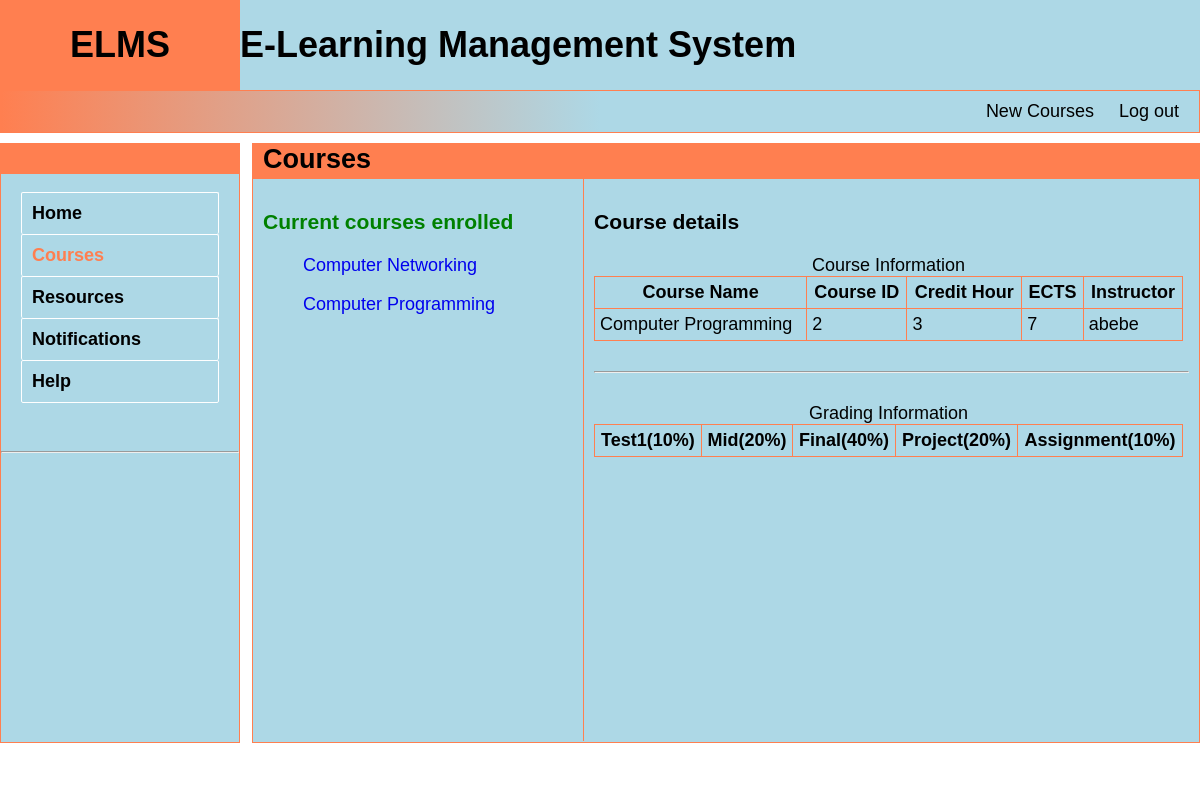
/student/index.php?curr_page=Courses&courseId=2 (signed in), run on the app's committed database.
### tables this page shows
CREATE TABLE IF NOT EXISTS `studentenroll` (
  `studId` int(11) NOT NULL,
  `courseId` int(11) NOT NULL,
  PRIMARY KEY (`studId`,`courseId`),
  KEY `courseId` (`courseId`)
);

CREATE TABLE IF NOT EXISTS `course` (
  `courseId` int(11) NOT NULL AUTO_INCREMENT,
  `courseName` varchar(50) NOT NULL,
  `offDept` int(11) NOT NULL,
  `offYear` int(11) NOT NULL,
  `semester` int(11) NOT NULL,
  `chour` int(11) NOT NULL,
  `ects` int(11) NOT NULL,
  PRIMARY KEY (`courseId`),
  UNIQUE KEY `course_courseId_uindex` (`courseId`),
  KEY `offDept` (`offDept`)
);

CREATE TABLE IF NOT EXISTS `instructor` (
  `insId` int(11) NOT NULL AUTO_INCREMENT,
  `fName` varchar(30) NOT NULL,
  `lName` varchar(30) NOT NULL,
  `username` varchar(20) NOT NULL,
  `deptId` int(11) DEFAULT NULL,
  `title` varchar(30) DEFAULT NULL,
  `password` varchar(30) NOT NULL,
  PRIMARY KEY (`insId`),
  KEY `deptId` (`deptId`)
);

### private/query_functions.php (called while the page is built, shortened)
<?php
    function query_enrolls($username){
	    global $conn;
	    $id = mysqli_fetch_assoc(query_student_id($username))['studId'];
	    $sql = "select * from studentenroll where studId = '$id'";
        $result = mysqli_query($conn, $sql);
        if(mysqli_num_rows($result) > 0){
            return $result;
        }
    }
    function query_student_id($username){
	    global $conn;
	    $sql = "select studId from student where username = '$username'";
	    $result = mysqli_query($conn ,$sql);
	    if(mysqli_num_rows($result)){
	        return $result;
        }
    }
    function query_course_name($courseId){
	    $sql = "select courseName from course where courseId='$courseId';";
	    return standard($sql);
    }
    function query_course_info($courseId){
	    $sql = "select * from course where courseId = '$courseId'";
        return standard($sql);
    }
    function query_instructor_name($insId){
	    $sql = "select fName, lName from instructor where insId = '$insId'";
	    return standard($sql);
    }
    function query_instructor_fullname ($courseId){
	    $insId = mysqli_fetch_assoc(query_instructor_course($courseId))['insId'];
	    $result = query_instructor_name($insId);
	    if($result!=null&& mysqli_num_rows($result)> 0){
	        $fName = mysqli_fetch_assoc($result)['fName'];
	        $lName = mysqli_fetch_assoc($result)['lName'];
	        return $fName.' '.$lName;
        }
    }
    function query_instructor_course($courseId){
	    $sql = "select * from instructorcourse where courseId = '$courseId'";
	    return standard($sql);
    }
    function standard($sql){
        global $conn;
        $result = mysqli_query($conn, $sql);
        if(mysqli_num_rows($result) > 0 ) {
            return $result;
        }
    }
 ?>

### public/student/index.php (the view, shortened to what this page needs)
<?php
include_once '../../private/initialize.php';
    $username = $_SESSION['username'];
?>
<!doctype html>
<html>
<head>
    <link rel="stylesheet" href="../../public/css/public%20index.css">
    <link rel="stylesheet" href="../../public/css/student%20index.css">
</head>
<body>
    <?php include_once '../../private/shared/page_header.php'; ?>
    <nav>
        <ul class="nav-list" type="none">
            <li><a href="">New Courses</a></li>
            <li><a href="../../private/logout.php">Log out</a></li>
        </ul>
    </nav>
    <section class="content-section">
        <div class="left-div">
            <?php
                $current_page = $_REQUEST['curr_page'] ?? "Home";
            $nav_lists = [['name'=>'Home'],['name'=>'Courses'],['name'=>'Resources'],['name'=>'Notifications'], ['name'=>'Help'],] ?>
            <div class="header-box"></div>
            <div class="content">
                <ul>
                    <?php foreach($nav_lists as $list){ ?>
                    <li class="<?php if($list['name']==$current_page){
                        echo "selected";
                    }
                    ?>"><a href="<?php echo 'index.php?curr_page='.$list['name']; ?>"><?php echo $list['name'] ?></a> </li>
                    <?php } ?>
                </ul>
            </div>
            <br>
            <hr>
            <br>
        </div>
        <div class="right-div">
            <div class="header-box">
                <h2><?php echo $current_page; ?></h2>
            </div>
            <div class="content">
                <?php
                    $current_page = $_REQUEST['curr_page'] ?? "home";
                    $current_page = strtolower($current_page);
                ?>
                <?php if ($current_page == "courses"){ ?>
                    <div class="course-left-div">
                        <div class="course-left-heading">
                            <h3 style="color: green;">Current courses enrolled</h3>
                        </div>
                        <div class="course-left-div-content">
                            <?php $courses = query_enrolls($username); ?>
                            <?php while($course = mysqli_fetch_assoc($courses)){?>
                                <ul> <li> <a href=<?php echo 'index.php?curr_page=Courses&courseId='.$course['courseId']; ?>> <?php echo mysqli_fetch_assoc(query_course_name($course['courseId']))['courseName']; ?> </a>  </li> </ul>
                            <?php } ?>
                        </div>
                    </div>
                    <div class="course-right-div">
                        <div class="course-right-heading">
                            <h3>Course details</h3>
                        </div>
                        <div class="course-right-div-content">
                            <table>
                                <caption>Course Information</caption>
                                <tr>
                                    <th>Course Name</th>
                                    <th>Course ID</th>
                                    <th>Credit Hour</th>
                                    <th>ECTS</th>
                                    <th>Instructor</th>
                                    <?php
                                        $courseId = $_REQUEST['courseId'] ?? $course['courseId'];
                                    ?>
                                    <?php
                                        $courseInfo = query_course_info($courseId);
                                        while($courseInfo != null && $row=mysqli_fetch_assoc($courseInfo)){?>
                                            <tr> <td> <?php echo $row['courseName']?> </td>
                                                <td> <?php echo $row['courseId']?> </td>
                                                <td> <?php echo $row['chour']?> </td>
                                                <td> <?php echo $row['ects']?> </td>
                                                <td> <?php echo query_instructor_fullname($courseId);  ?> </td>
                                            </tr>
                                        <?php  }?>
                                </tr>
                            </table>
                            <br>
                            <hr>
                            <br>
                            <table>
                                <caption>Grading Information</caption>
                                <tr>
                                    <th>Test1(10%)</th>
                                    <th>Mid(20%)</th>
                                    <th>Final(40%)</th>
                                    <th>Project(20%)</th>
                                    <th>Assignment(10%)</th>
                                </tr>
                            </table>
                        </div>
                    </div>
                <?php } ?>
            </div>
        </div>
    </section>
</body>
</html>

### public/css/public index.css (style rules this page uses)
html { width: 100%; height: 100%; }
body { width: 100%; height: 980px; padding: 0px; margin: 0px; font-size: 18px; font-family: Oxygen ,sans-serif; box-sizing: border-box; }

### public/css/student index.css (style rules this page uses)
* { box-sizing: border-box; text-decoration: none; }
.nav-list { display: inline-block; float: right; }
.nav-list li { padding: 10px; display: inline-block; }
ul.nav-list { margin: 0; padding: 0; }
.nav-list a { text-decoration: none; color: inherit; }
nav::after { content: ''; display: table; clear: both; }
nav { width: 100%; background: linear-gradient(to right , coral, lightblue, lightblue); border: 1px solid coral; padding-right: 10px; }
.content-section { width: 100%; height: 400px; }
.content-section::after { content: ''; display: table; clear: both; }
section .left-div { margin:10px 10px 10px 0; background-color: lightblue; width: 20%; float: left; height: 600px; border: 1px solid coral; display: inline-block; }
section .left-div ul { margin-right: 0px; padding: 0 20px; }
section .left-div ul a { font-weight: 600; width: 100%; display: block; }
section .left-div .header-box { width: 100%; background-color: coral; height: 30px; }
section .left-div ul, section .right-div ul { list-style-type: none; }
section .left-div ul li { width: 100%; display: block; border: 1px solid white; border-bottom: none; padding: 10px; border-radius: 2px; transition-property: background-color, color, border; transition-timing-function: ease; transition-duration: 0.5s; transform-origin: center; }
section .left-div ul li:nth-last-child(1) { border-bottom: 1px solid white; }
.selected { font-weight: 900; color: coral; }
section .left-div .content a { list-style-type: none; color: inherit; }
section .right-div { margin-top: 10px; background-color: lightblue; width: 79%; height: 600px; border: 1px solid coral; float: right; display: inline-block; }
section .right-div .header-box { width: 100%; background-color: coral; height: 35px; }
section .right-div .header-box h2 { margin: 0; padding: 0 0 0 10px; }
section .right-div .content { width: 100%; height: 100%; }
section .right-div .content::after { content: ''; display: table; clear: both; }
.right-div .content { width: 100%; height: 94%; }
.course-left-div { width: 35%; height: 94%; float: left; border-right: 1px solid coral; padding: 10px; display: inline-block; }
.course-right-div { width: 65%; padding: 10px; height: 94%; float: right; display: inline-block; }
table { border: 1px solid coral; border-collapse: collapse; width: 99%; padding: 5px; }
table td, table th { border: 1px solid coral; border-collapse: collapse; padding: 5px; }

### data on the page
studentenroll: courseId.courseName "Computer Networking"
studentenroll: courseId.courseName "Computer Programming"
course: courseName "Computer Programming", courseId "2", chour "3", ects "7", instructor.fName "abebe"

### other printed values
$list['name'] "Home"
$list['name'] "Courses"
$list['name'] "Resources"
$list['name'] "Notifications"
$list['name'] "Help"
$current_page "Courses"
